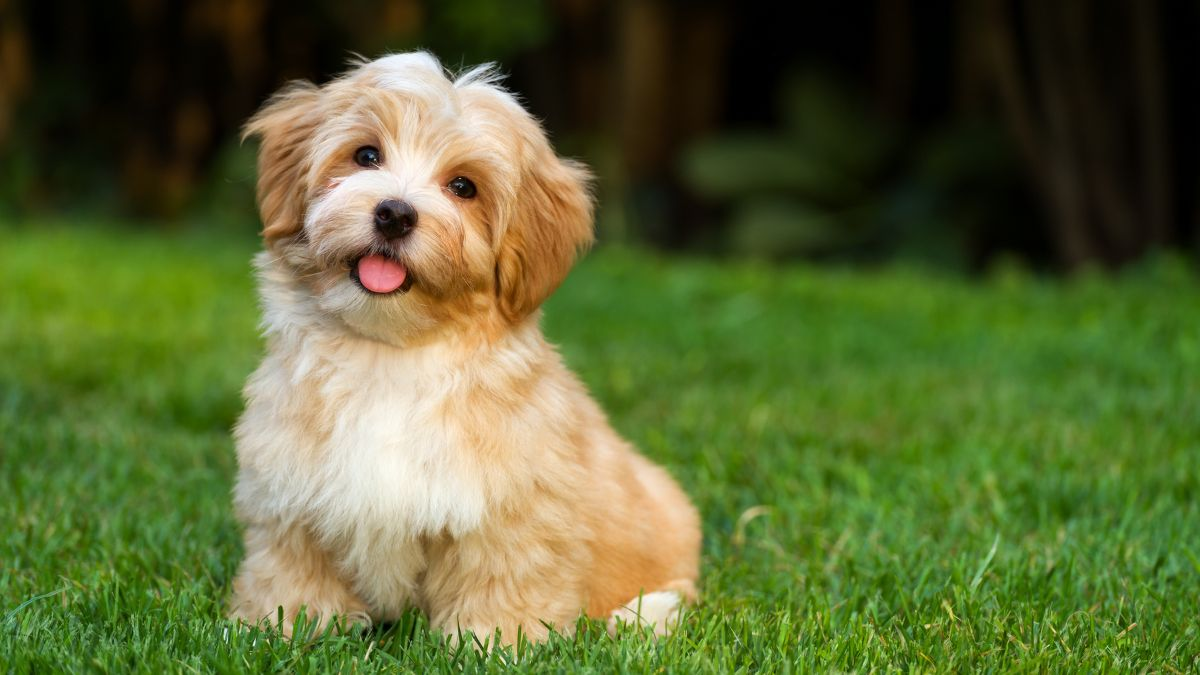
#> input picture Lab1/dog.png, 1200 x 675 px
$ jupyter execute BT3.ipynb
#> lines starting #> are read from the running program, lines starting #| are printed output that depends on the picture
<!-- 3) VIết chương trình nạp 1 ảnh , chuyển thành hệ màu HSV và lưu 3 ảnh 3 màu khác nhau -->

[cell 1]
import numpy as np
import imageio.v2 as iio
import matplotlib.pylab as plt
import colorsys

rgb = iio.imread('dog.png')
#> rgb is the input picture: shape (675, 1200, 3); mean R, G, B 90.6, 103, 51.5
rgb2hsv = np.vectorize (colorsys.rgb_to_hsv)
h ,s ,v = rgb2hsv(rgb[:,:,0], rgb[:,:,1], rgb[:,:,2])
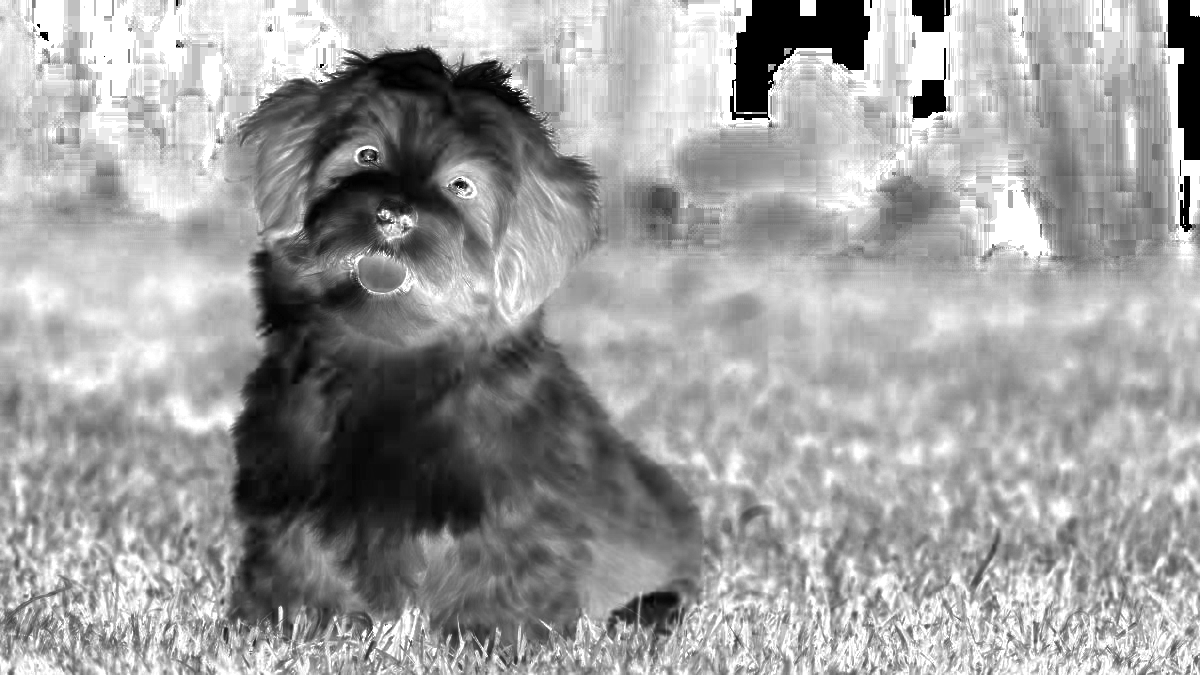
#> s: shape (675, 1200) float64; min 0, max 1, mean 0.624
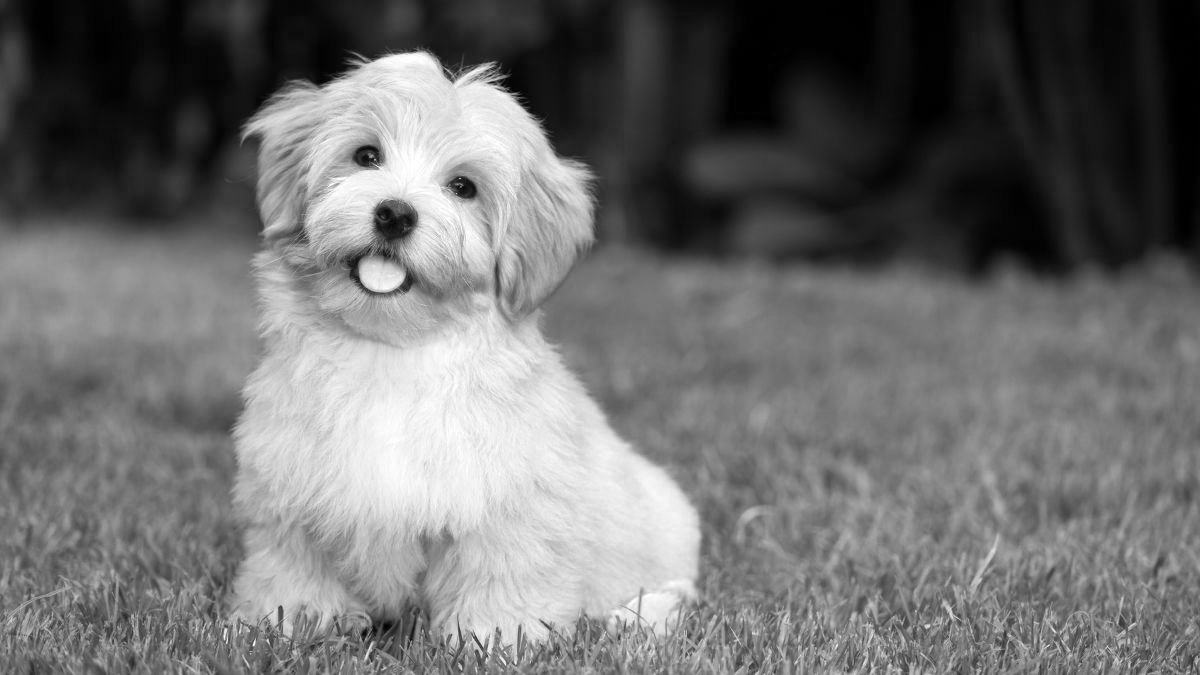
#> v: shape (675, 1200); min 0, max 255, mean 110.6
h *= h
hsv2rgb = np.vectorize (colorsys.hls_to_rgb)
rgb2 = hsv2rgb(h,s,v)
rgb2 = np.array(rgb2).transpose((1,2,0))
plt.imshow(rgb2)
plt.show()

[cell 2]
import numpy as np
import imageio.v2 as iio
import matplotlib.pylab as plt
import colorsys

rgb = iio.imread('dog.png')
rgb2hsv = np.vectorize (colorsys.rgb_to_hsv)
h ,s ,v = rgb2hsv(rgb[:,:,1], rgb[:,:,2], rgb[:,:,0])
h *= h
hsv2rgb = np.vectorize (colorsys.hls_to_rgb)
rgb2 = hsv2rgb(h,s,v)
rgb2 = np.array(rgb2).transpose((1,2,0))
plt.imshow(rgb2)
plt.show()

[cell 3]
import numpy as np
import imageio.v2 as iio
import matplotlib.pylab as plt
import colorsys

rgb = iio.imread('dog.png')
rgb2hsv = np.vectorize (colorsys.rgb_to_hsv)
h ,s ,v = rgb2hsv(rgb[:,:,2], rgb[:,:,0], rgb[:,:,1])
h *= h
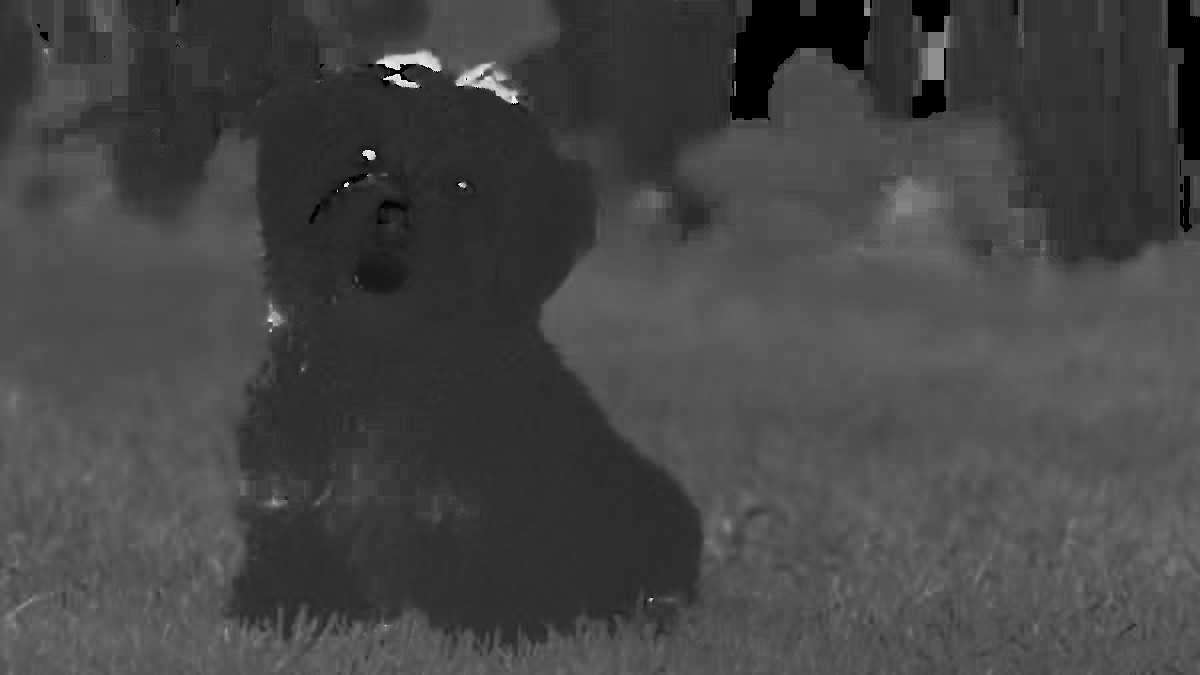
#> h: shape (675, 1200) float64; min 0, max 0.956, mean 0.274
hsv2rgb = np.vectorize (colorsys.hls_to_rgb)
rgb2 = hsv2rgb(h,s,v)
rgb2 = np.array(rgb2).transpose((1,2,0))
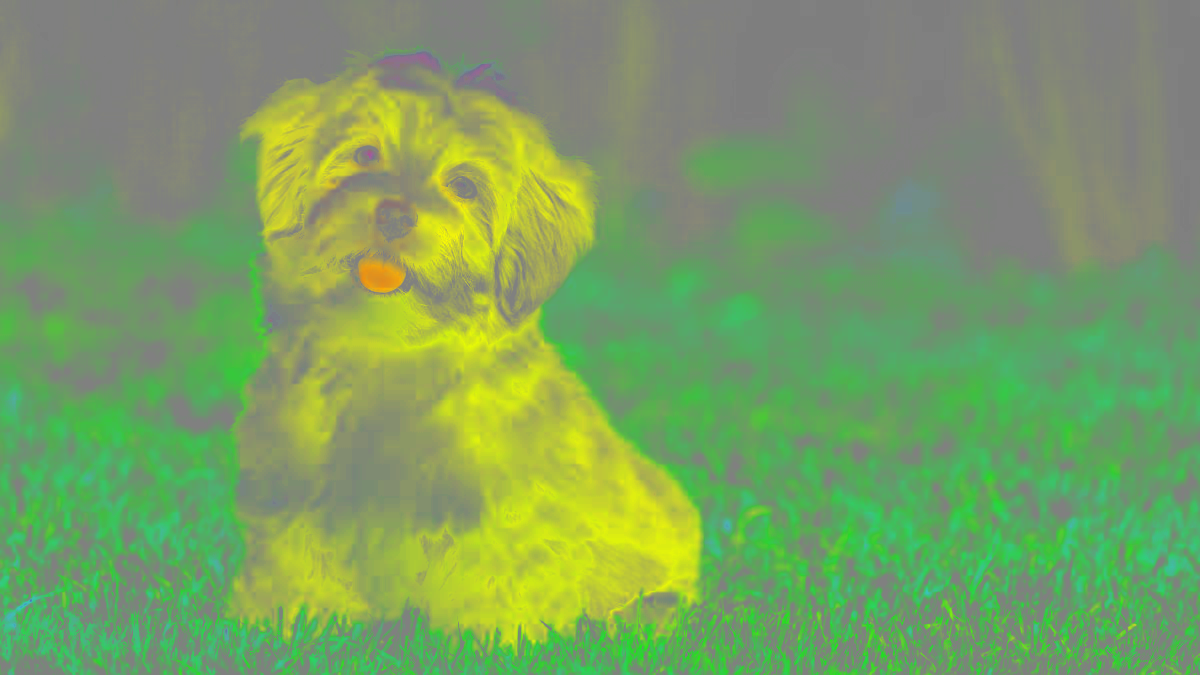
#> rgb2: shape (675, 1200, 3) float64; mean of channels 0, 1, 2 -4.7, 31.4, -26.8; drawn with min black and max white
plt.imshow(rgb2)
plt.show()
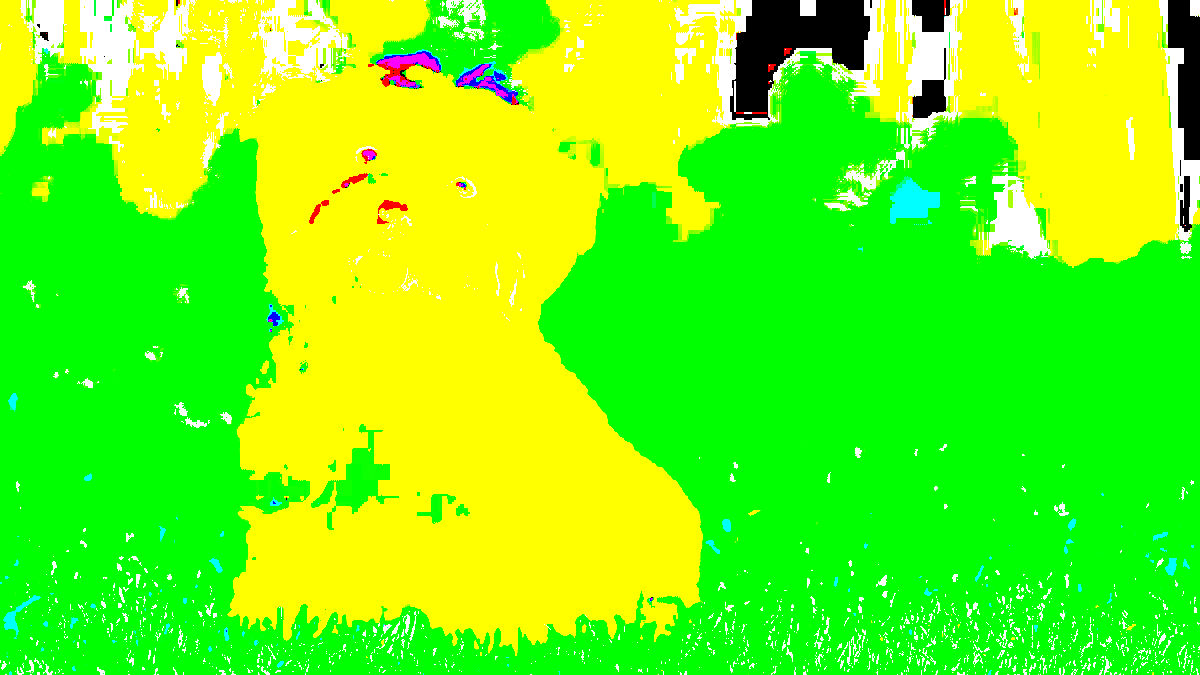
#> shown: shape (675, 1200, 3) float64; mean R, G, B 0.426, 0.977, 0.0627
